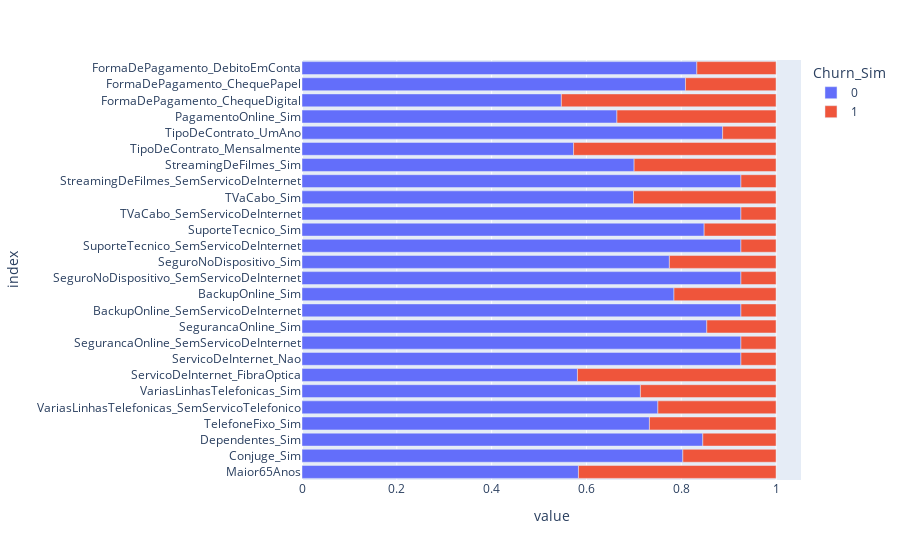

The code cell stored with this chart in its notebook:
### Code cell
A = df.select_dtypes(include = 'uint8').groupby(df.Churn_Sim, sort = False).sum()
A = A.div(df.select_dtypes(include = 'uint8').sum(axis=0), axis=1).T
plx.bar(orientation='h', data_frame=A.drop('Churn_Sim',axis=0),color_continuous_scale=['aliceblue', 'white'])

### Figure 1 — Plotly figure (JSON) as saved in the notebook; plotly's stock layout.template omitted (floating-point values rounded to 4 significant figures)
{"data": [{"alignmentgroup": "True", "hovertemplate": "Churn_Sim=0<br>value=%{x}<br>index=%{y}<extra></extra>", "legendgroup": "0", "marker": {"color": "#636efa", "pattern": {"shape": ""}}, "name": "0", "offsetgroup": "0", "orientation": "h", "showlegend": true, "textposition": "auto", "type": "bar", "x": [0.5832, 0.8034, 0.8455, 0.7329, 0.7507, 0.7139, 0.5811, 0.926, 0.926, 0.8539, 0.926, 0.7847, 0.926, 0.775, 0.926, 0.8483, 0.926, 0.6993, 0.926, 0.7006, 0.5729, 0.8873, 0.6643, 0.5471, 0.8089, 0.8329], "xaxis": "x", "y": ["Maior65Anos", "Conjuge_Sim", "Dependentes_Sim", "TelefoneFixo_Sim", "VariasLinhasTelefonicas_SemServicoTelefonico", "VariasLinhasTelefonicas_Sim", "ServicoDeInternet_FibraOptica", "ServicoDeInternet_Nao", "SegurancaOnline_SemServicoDeInternet", "SegurancaOnline_Sim", "BackupOnline_SemServicoDeInternet", "BackupOnline_Sim", "SeguroNoDispositivo_SemServicoDeInternet", "SeguroNoDispositivo_Sim", "SuporteTecnico_SemServicoDeInternet", "SuporteTecnico_Sim", "TVaCabo_SemServicoDeInternet", "TVaCabo_Sim", "StreamingDeFilmes_SemServicoDeInternet", "StreamingDeFilmes_Sim", "TipoDeContrato_Mensalmente", "TipoDeContrato_UmAno", "PagamentoOnline_Sim", "FormaDePagamento_ChequeDigital", "FormaDePagamento_ChequePapel", "FormaDePagamento_DebitoEmConta"], "yaxis": "y"}, {"alignmentgroup": "True", "hovertemplate": "Churn_Sim=1<br>value=%{x}<br>index=%{y}<extra></extra>", "legendgroup": "1", "marker": {"color": "#EF553B", "pattern": {"shape": ""}}, "name": "1", "offsetgroup": "1", "orientation": "h", "showlegend": true, "textposition": "auto", "type": "bar", "x": [0.4168, 0.1966, 0.1545, 0.2671, 0.2493, 0.2861, 0.4189, 0.07405, 0.07405, 0.1461, 0.07405, 0.2153, 0.07405, 0.225, 0.07405, 0.1517, 0.07405, 0.3007, 0.07405, 0.2994, 0.4271, 0.1127, 0.3357, 0.4529, 0.1911, 0.1671], "xaxis": "x", "y": ["Maior65Anos", "Conjuge_Sim", "Dependentes_Sim", "TelefoneFixo_Sim", "VariasLinhasTelefonicas_SemServicoTelefonico", "VariasLinhasTelefonicas_Sim", "ServicoDeInternet_FibraOptica", "ServicoDeInternet_Nao", "SegurancaOnline_SemServicoDeInternet", "SegurancaOnline_Sim", "BackupOnline_SemServicoDeInternet", "BackupOnline_Sim", "SeguroNoDispositivo_SemServicoDeInternet", "SeguroNoDispositivo_Sim", "SuporteTecnico_SemServicoDeInternet", "SuporteTecnico_Sim", "TVaCabo_SemServicoDeInternet", "TVaCabo_Sim", "StreamingDeFilmes_SemServicoDeInternet", "StreamingDeFilmes_Sim", "TipoDeContrato_Mensalmente", "TipoDeContrato_UmAno", "PagamentoOnline_Sim", "FormaDePagamento_ChequeDigital", "FormaDePagamento_ChequePapel", "FormaDePagamento_DebitoEmConta"], "yaxis": "y"}], "layout": {"barmode": "relative", "legend": {"title": {"text": "Churn_Sim"}, "tracegroupgap": 0}, "margin": {"t": 60}, "xaxis": {"anchor": "y", "domain": [0, 1], "title": {"text": "value"}}, "yaxis": {"anchor": "x", "domain": [0, 1], "title": {"text": "index"}}}}
